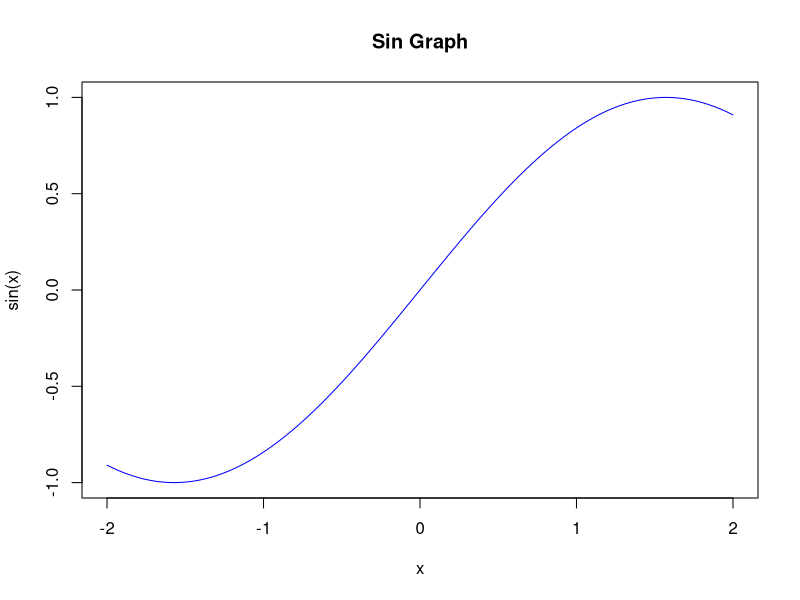
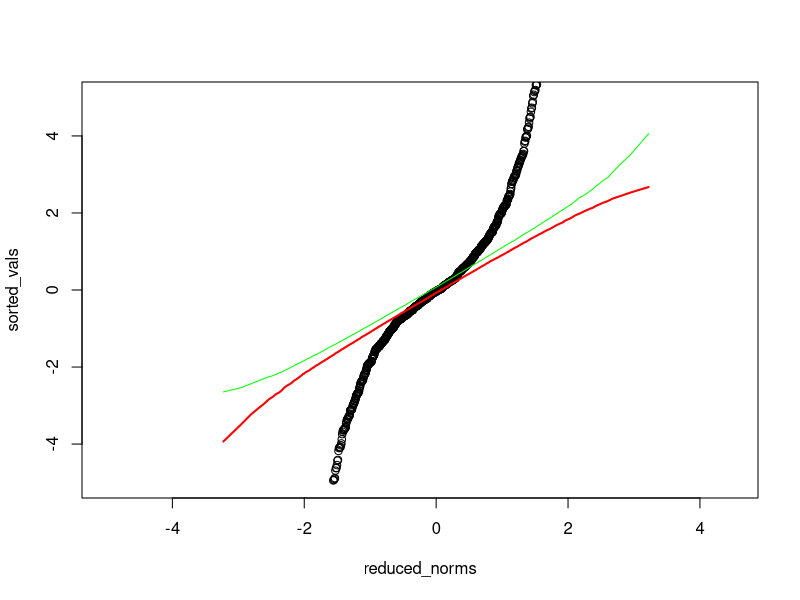
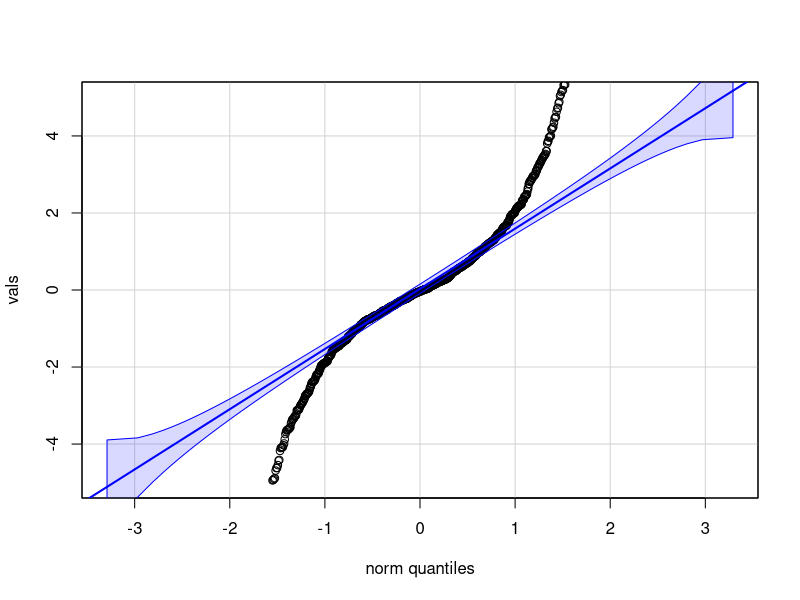

Write R code to recreate these figures, in order.
## ---- chunk 1
curve(sin(x), from = -2, to = 2, col = "blue", xlab = "x", ylab = "sin(x)", main = "Sin Graph")
      
## ---- chunk 2
vals <- rt(1000, 1)
norms<- sort(rnorm(500000, 0, 1))

indices <- ceiling(seq(from = 1,
               to = 500000,
               length.out = 1000))

reduced_norms <- norms[indices]
sorted_vals <- sort(vals)

sim_matrix <-  replicate(1000, sort(rnorm(1000, 0, 1)))
lower_env <- apply(sim_matrix, 1, quantile, probs = 0.025)
upper_env <- apply(sim_matrix, 1, quantile, probs = 0.975)
theoretical_q <- rowMeans(sim_matrix)

plot(reduced_norms,
     sorted_vals, ylim = c(-5, 5))
#abline(0,1)
lines(theoretical_q, lower_env, col = "red", lwd = 2)
lines(theoretical_q, upper_env, col = "green", lwd = 1)

#check
library(car)
qqPlot(vals, envelope = 0.95, ylim = c(-5, 5))



